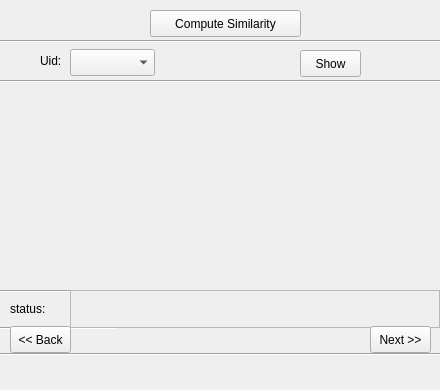
<?xml version="1.0" encoding="UTF-8"?>
<ui version="4.0">
 <class>computesimilarity</class>
 <widget class="QWidget" name="computesimilarity">
  <property name="geometry">
   <rect>
    <x>0</x>
    <y>0</y>
    <width>440</width>
    <height>390</height>
   </rect>
  </property>
  <property name="windowTitle">
   <string>Form</string>
  </property>
  <widget class="QPushButton" name="computesimilarity_2">
   <property name="geometry">
    <rect>
     <x>150</x>
     <y>10</y>
     <width>151</width>
     <height>27</height>
    </rect>
   </property>
   <property name="text">
    <string>Compute Similarity</string>
   </property>
  </widget>
  <widget class="Line" name="line">
   <property name="geometry">
    <rect>
     <x>0</x>
     <y>40</y>
     <width>440</width>
     <height>3</height>
    </rect>
   </property>
   <property name="orientation">
    <enum>Qt::Horizontal</enum>
   </property>
  </widget>
  <widget class="QLabel" name="uid">
   <property name="geometry">
    <rect>
     <x>40</x>
     <y>52</y>
     <width>31</width>
     <height>17</height>
    </rect>
   </property>
   <property name="text">
    <string>Uid:</string>
   </property>
  </widget>
  <widget class="QComboBox" name="comboBox">
   <property name="geometry">
    <rect>
     <x>70</x>
     <y>49</y>
     <width>85</width>
     <height>27</height>
    </rect>
   </property>
  </widget>
  <widget class="QPushButton" name="show">
   <property name="geometry">
    <rect>
     <x>300</x>
     <y>50</y>
     <width>61</width>
     <height>27</height>
    </rect>
   </property>
   <property name="text">
    <string>Show</string>
   </property>
  </widget>
  <widget class="Line" name="line_2">
   <property name="geometry">
    <rect>
     <x>0</x>
     <y>80</y>
     <width>440</width>
     <height>3</height>
    </rect>
   </property>
   <property name="orientation">
    <enum>Qt::Horizontal</enum>
   </property>
  </widget>
  <widget class="Line" name="line_3">
   <property name="geometry">
    <rect>
     <x>0</x>
     <y>283</y>
     <width>521</width>
     <height>16</height>
    </rect>
   </property>
   <property name="orientation">
    <enum>Qt::Horizontal</enum>
   </property>
  </widget>
  <widget class="Line" name="line_4">
   <property name="geometry">
    <rect>
     <x>0</x>
     <y>327</y>
     <width>118</width>
     <height>3</height>
    </rect>
   </property>
   <property name="orientation">
    <enum>Qt::Horizontal</enum>
   </property>
  </widget>
  <widget class="QScrollArea" name="scrollArea">
   <property name="geometry">
    <rect>
     <x>70</x>
     <y>290</y>
     <width>370</width>
     <height>38</height>
    </rect>
   </property>
   <property name="widgetResizable">
    <bool>true</bool>
   </property>
   <widget class="QWidget" name="scrollAreaWidgetContents">
    <property name="geometry">
     <rect>
      <x>0</x>
      <y>0</y>
      <width>368</width>
      <height>36</height>
     </rect>
    </property>
   </widget>
  </widget>
  <widget class="Line" name="line_5">
   <property name="geometry">
    <rect>
     <x>0</x>
     <y>353</y>
     <width>450</width>
     <height>3</height>
    </rect>
   </property>
   <property name="orientation">
    <enum>Qt::Horizontal</enum>
   </property>
  </widget>
  <widget class="QLabel" name="statusheading">
   <property name="geometry">
    <rect>
     <x>10</x>
     <y>300</y>
     <width>67</width>
     <height>17</height>
    </rect>
   </property>
   <property name="text">
    <string>status:</string>
   </property>
  </widget>
  <widget class="QPushButton" name="back">
   <property name="geometry">
    <rect>
     <x>10</x>
     <y>326</y>
     <width>61</width>
     <height>27</height>
    </rect>
   </property>
   <property name="text">
    <string>&lt;&lt; Back</string>
   </property>
  </widget>
  <widget class="QPushButton" name="next">
   <property name="geometry">
    <rect>
     <x>370</x>
     <y>326</y>
     <width>61</width>
     <height>27</height>
    </rect>
   </property>
   <property name="text">
    <string>Next &gt;&gt;</string>
   </property>
  </widget>
 </widget>
 <resources/>
 <connections/>
</ui>
